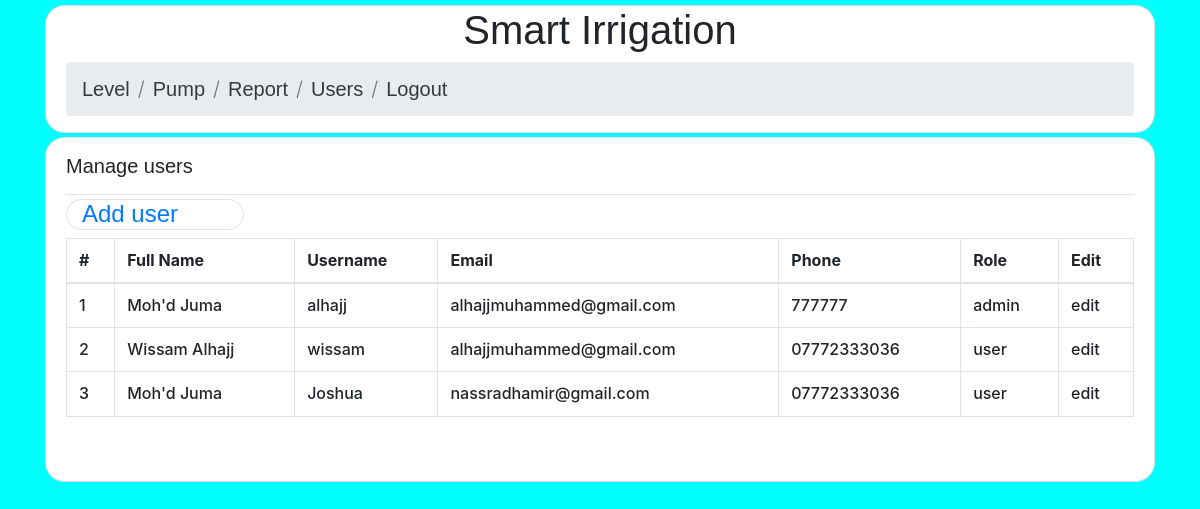
/users.php (signed in), run on the app's committed database.
### tables this page shows
CREATE TABLE `users` (
  `id` int(11) NOT NULL,
  `fullname` varchar(50) NOT NULL,
  `username` varchar(20) NOT NULL,
  `email` varchar(50) NOT NULL,
  `password` varchar(20) NOT NULL,
  `phone` varchar(20) NOT NULL,
  `role` varchar(10) NOT NULL
);

### users.php (the view, shortened to what this page needs)
<?php
include("include/conn.php");
$sql = "SELECT * FROM users";
$result = $conn->query($sql);
?>
<?php include("include/header.php"); ?>
</head>
<body class="container" >
<?php include("include/navs.php"); ?>
  <div class="d-flex justify-content-center">
    <div class="card mt-1" style="width: 100%; border-radius: 20px;">
      <div class="card-body py-0 h6">
        <h2 class="card-title lead m-0 py-3 border-bottom" style="font-family: 'Cooper Black', sans-serif;">
          Manage users
        </h2>
        <h4 class="d-flex justify-content-start border col-2 mt-1" style="border-radius: 20px;">
            <a href="adduser.php" style="font-family: 'Cooper Black', sans-serif;">Add user</a>
        </h4>
        <div class="table-responsive">
            <table class="table table-bordered">
                <thead>
                    <tr>
                        <th>#</th>
                        <th>Full Name</th>
                        <th>Username</th>
                        <th>Email</th>
                        <th>Phone</th>
                        <th>Role</th>
                        <th>Edit</th>
                    </tr>
                </thead>
                <tbody>
                  <?php if ($result->num_rows > 0):
                    $rows = $result->fetch_all(MYSQLI_ASSOC);
                    $n = 1;
                    ?>
                    <?php  foreach ($rows as $row): ?>
                      <tr>
                        <td><?= $n; ?></td>
                        <td><?= $row['fullname']; ?></td>
                        <td><?= $row['username']; ?></td>
                        <td><?= $row['email']; ?></td>
                        <td><?= $row['phone']; ?></td>
                        <td><?= $row['role']; ?></td>
                        <td>
                          edit
                        </td>
                    </tr>
                    <?php $n++; endforeach; ?>
                    <?php else: ?>
                      <p><?= "No users found in the table."; ?></p>
                    <?php endif; ?>
                </tbody>
            </table>
        </div>
        <div class="pane py-3">
        </div>
      </div>
  </div>
  </div>
<?php include("include/footer.php"); ?>

### include/header.php (style rules this page uses)
body { background-color: aqua; height: 100%; padding: 5px; }

### data on the page
users: fullname "Moh'd Juma", username "alhajj", email "alhajjmuhammed@gmail.com", phone "777777", role "admin"
users: fullname "Wissam Alhajj", username "wissam", email "alhajjmuhammed@gmail.com", phone "07772333036", role "user"
users: fullname "Moh'd Juma", username "Joshua", email "nassradhamir@gmail.com", phone "07772333036", role "user"
